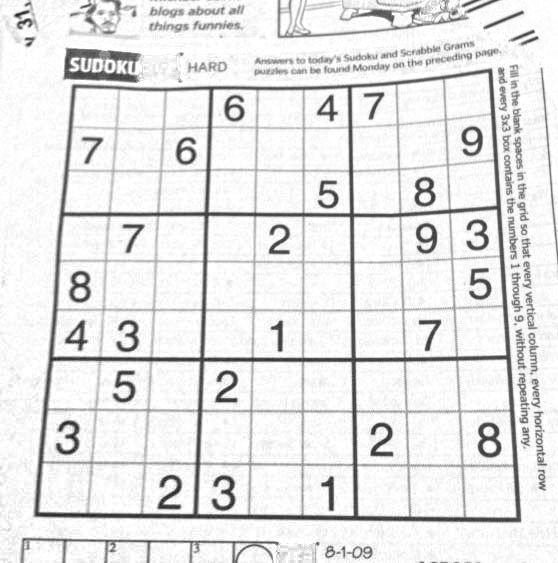
#> input picture hw/hw1/images/1/sudoku.png, 558 x 563 px
$ python sobel.py   (older library calls are emulated)
#> lines starting #> are read from the running program, lines starting #| are printed output that depends on the picture
import cv2
o = cv2.imread('./images/1/sudoku.png',cv2.IMREAD_GRAYSCALE)
#> o is the input picture: shape (563, 558); min 27, max 255, mean 229.5
sobelx = cv2.Sobel(o,cv2.CV_64F,1,0)
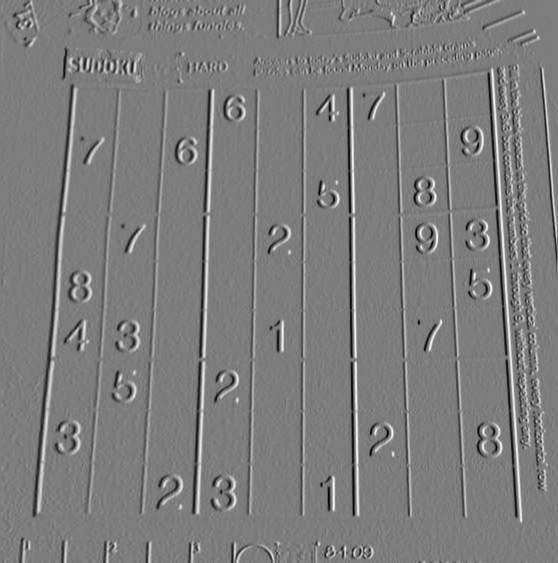
#> sobelx: shape (563, 558) float64; min -689, max 715, mean 0; drawn with min black and max white
sobelx = cv2.convertScaleAbs(sobelx)   # 转回uint8
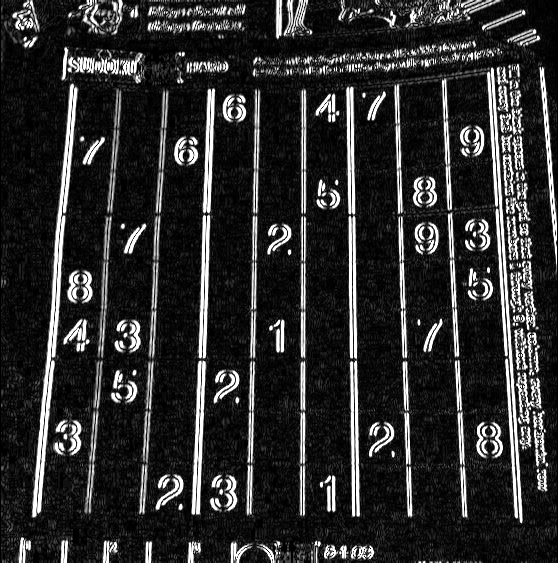
#> sobelx: shape (563, 558); min 0, max 255, mean 45.2

sobely = cv2.Sobel(o,cv2.CV_64F,0,1)
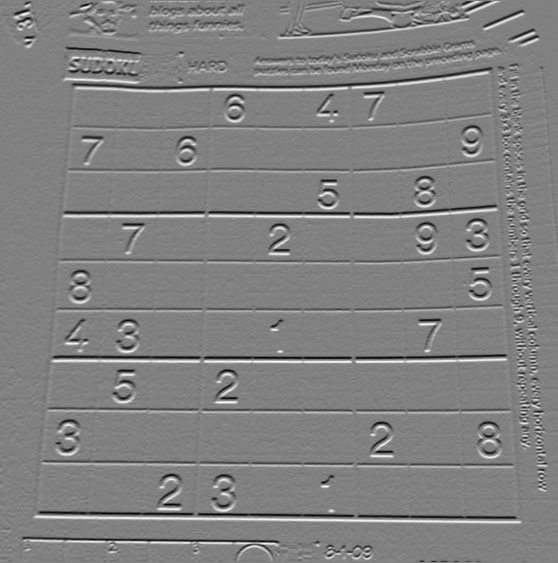
#> sobely: shape (563, 558) float64; min -730, max 711, mean 0.1; drawn with min black and max white
sobely = cv2.convertScaleAbs(sobely)   # 转回uint8
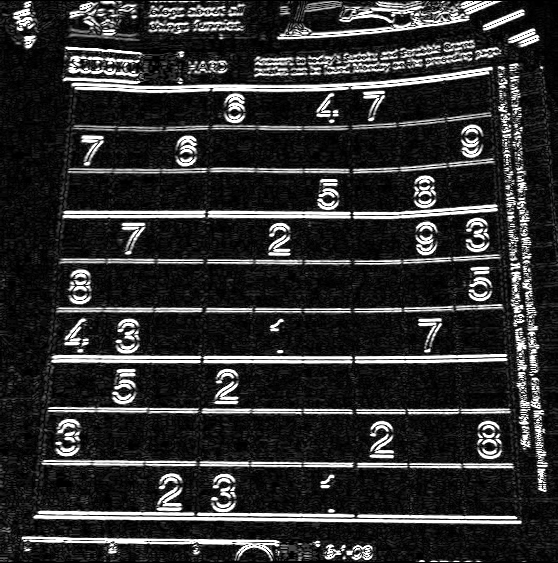
#> sobely: shape (563, 558); min 0, max 255, mean 47

# sobelxy =  cv2.addWeighted(sobelx,0.5,sobely,0.5,0)
sobelxy = cv2.Sobel(o,cv2.CV_64F,1,1)
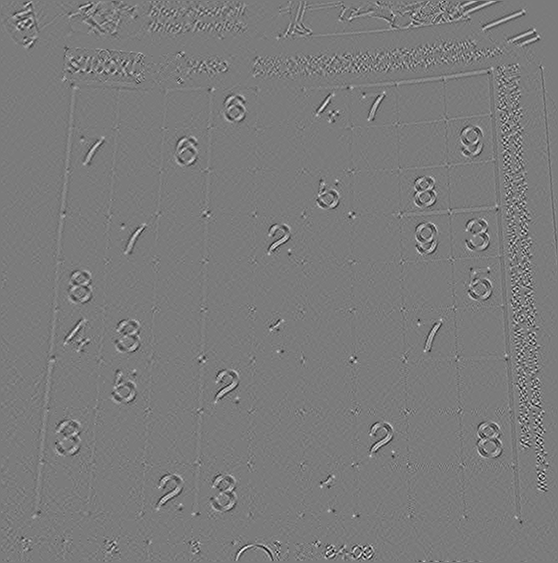
#> sobelxy: shape (563, 558) float64; min -207, max 219, mean 0; drawn with min black and max white
sobelxy = cv2.convertScaleAbs(sobelxy)   # 转回uint8
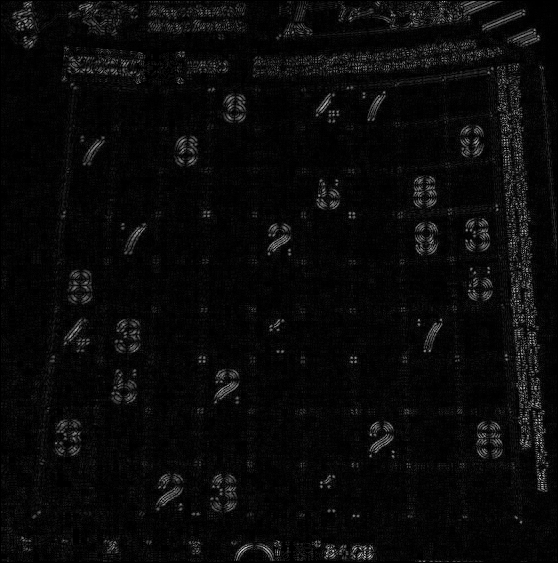
#> sobelxy: shape (563, 558); min 0, max 219, mean 9.4

cv2.imshow("original",o)
cv2.imshow("x",sobelx)
cv2.imshow("y",sobely)

cv2.imshow("xy",sobelxy)

cv2.waitKey()
cv2.destroyAllWindows()
